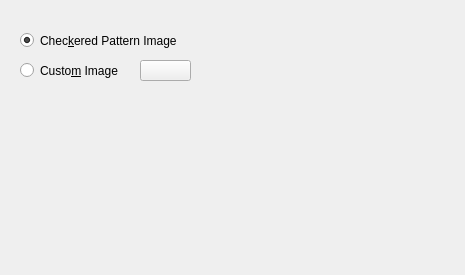
<?xml version="1.0" encoding="UTF-8"?>
<ui version="4.0">
 <class>FGEUVEImageForm</class>
 <widget class="QWidget" name="FGEUVEImageForm">
  <property name="geometry">
   <rect>
    <x>0</x>
    <y>0</y>
    <width>465</width>
    <height>275</height>
   </rect>
  </property>
  <property name="minimumSize">
   <size>
    <width>465</width>
    <height>275</height>
   </size>
  </property>
  <property name="windowTitle">
   <string>Form</string>
  </property>
  <widget class="QPushButton" name="custom_image_pushButton">
   <property name="geometry">
    <rect>
     <x>140</x>
     <y>60</y>
     <width>51</width>
     <height>21</height>
    </rect>
   </property>
   <property name="text">
    <string/>
   </property>
  </widget>
  <widget class="QRadioButton" name="checkered_pattern_image_radioButton">
   <property name="geometry">
    <rect>
     <x>20</x>
     <y>30</y>
     <width>201</width>
     <height>21</height>
    </rect>
   </property>
   <property name="text">
    <string>Chec&amp;kered Pattern Image</string>
   </property>
   <property name="checked">
    <bool>true</bool>
   </property>
  </widget>
  <widget class="QRadioButton" name="custom_image_radioButton">
   <property name="geometry">
    <rect>
     <x>20</x>
     <y>60</y>
     <width>131</width>
     <height>21</height>
    </rect>
   </property>
   <property name="text">
    <string>Custo&amp;m Image</string>
   </property>
  </widget>
  <widget class="QWidget" name="widget" native="true">
   <property name="geometry">
    <rect>
     <x>230</x>
     <y>10</y>
     <width>221</width>
     <height>251</height>
    </rect>
   </property>
  </widget>
 </widget>
 <resources/>
 <connections/>
</ui>
